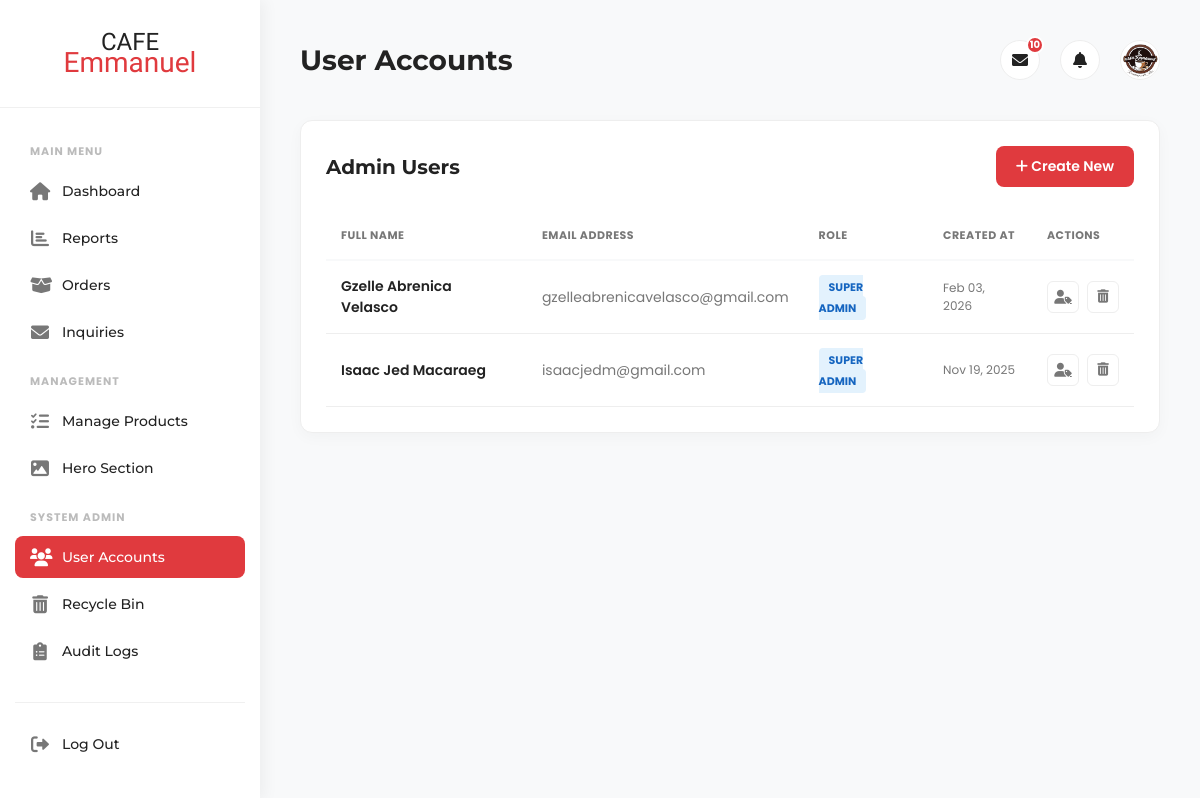
Page /user_accounts.php (signed in) on the committed database.
### tables this page shows
CREATE TABLE `users` (
  `id` int(10) UNSIGNED NOT NULL,
  `username` varchar(50) NOT NULL,
  `password` varchar(255) NOT NULL,
  `fullname` varchar(100) DEFAULT NULL,
  `email` varchar(100) NOT NULL,
  `contact` varchar(20) DEFAULT NULL,
  `gender` varchar(20) DEFAULT NULL,
  `is_verified` tinyint(1) DEFAULT 0,
  `role` enum('user','admin','super_admin') NOT NULL DEFAULT 'user',
  `profile_picture` varchar(255) DEFAULT NULL,
  `created_at` timestamp NOT NULL DEFAULT current_timestamp()
);

### user_accounts.php (the view, shortened to what this page needs)
<?php
include 'db_connect.php';
$inquiry_count_result = $conn->query("SELECT COUNT(*) as count FROM inquiries WHERE status = 'new'");
$unread_inquiries = $inquiry_count_result ? $inquiry_count_result->fetch_assoc()['count'] : 0;
$sql = "SELECT id, fullname, email, role, created_at FROM users WHERE role IN ('admin', 'super_admin') ORDER BY id DESC";
$result = $conn->query($sql);
?>
<!DOCTYPE html>
<html lang="en">
<head>
    <link rel="stylesheet" href="https://cdnjs.cloudflare.com/ajax/libs/font-awesome/6.4.0/css/all.min.css" />
</head>
<body>
    <?php include 'admin_sidebar.php'; ?>
    <main class="main-content">
        <header class="main-header">
            <h1>User Accounts</h1>
            <div class="header-icons">
                <div class="icon-container" id="messageIcon">
                    <i class="fas fa-envelope"></i>
                    <?php if($unread_inquiries > 0): ?>
                        <span class="header-badge"><?php echo $unread_inquiries; ?></span>
                    <?php endif; ?>
                </div>
                <div class="icon-container" id="notificationBell"><i class="fas fa-bell"></i></div>
                <div class="icon-container" id="profileIcon" style="border:none;">
                    <img src="logo.png" alt="Admin">
                </div>
            </div>
        </header>
        <div class="card">
            <div class="card-header">
                <h2>Admin Users</h2>
                <a href="create_admin_account.php" class="btn-add"><i class="fas fa-plus"></i> Create New</a>
            </div>
            <div style="overflow-x: auto;">
                <table class="user-table">
                    <thead>
                        <tr>
                            <th>Full Name</th>
                            <th>Email Address</th>
                            <th>Role</th>
                            <th>Created At</th>
                            <th>Actions</th>
                        </tr>
                    </thead>
                    <tbody>
                        <?php if ($result && $result->num_rows > 0): ?>
                            <?php while ($row = $result->fetch_assoc()): ?>
                                <tr>
                                    <td style="font-weight: 600;"><?php echo htmlspecialchars($row['fullname']); ?></td>
                                    <td style="color: var(--text-muted);"><?php echo htmlspecialchars($row['email']); ?></td>
                                    <td>
                                        <span class="role-badge role-<?php echo $row['role']; ?>">
                                            <?php echo str_replace('_', ' ', $row['role']); ?>
                                        </span>
                                    </td>
                                    <td style="font-size: 12px; color: var(--text-muted);">
                                        <?php echo date("M d, Y", strtotime($row['created_at'])); ?>
                                    </td>
                                    <td>
                                        <div class="action-icons">
                                            <a href="edit_role.php?id=<?php echo $row['id']; ?>" class="btn-icon" title="Edit Role"><i class="fas fa-user-tag"></i></a>
                                            <form action="user_actions.php" method="POST" style="display:inline;" onsubmit="return confirm('Are you sure you want to move this user to the recycle bin?');">
                                                <button type="submit" class="btn-icon" title="Move to Recycle Bin"><i class="fas fa-trash-alt"></i></button>
                                            </form>
                                        </div>
                                    </td>
                                </tr>
                            <?php endwhile; ?>
                        <?php else: ?>
                            <tr><td colspan="5" style="text-align:center; padding: 40px; color: var(--text-muted);">No admin accounts found.</td></tr>
                        <?php endif; ?>
                    </tbody>
                </table>
            </div>
        </div>
    </main>
</body>
</html>

### user_accounts.php (style rules this page uses)
:root { --primary-red: #E03A3E; --secondary-dark: #222222; --text-muted: #777777; --bg-light: #f8f9fa; --card-bg: #FFFFFF; --border-color: #eeeeee; --font-main: 'Poppins', sans-serif; --font-heading: 'Montserrat', sans-serif; }
* { box-sizing: border-box; margin: 0; padding: 0; }
body { font-family: var(--font-main); background-color: var(--bg-light); color: var(--secondary-dark); display: flex; height: 100vh; overflow: hidden; }
.main-content { flex-grow: 1; margin-left: 260px; width: calc(100% - 260px); height: 100vh; overflow-y: auto; padding: 40px; }
.main-header { display: flex; justify-content: space-between; align-items: center; margin-bottom: 40px; }
.main-header h1 { font-family: var(--font-heading); font-size: 28px; font-weight: 700; }
.header-icons { display: flex; align-items: center; gap: 20px; }
.icon-container { position: relative; cursor: pointer; width: 40px; height: 40px; background: white; border-radius: 50%; display: flex; align-items: center; justify-content: center; border: 1px solid var(--border-color); transition: 0.3s; }
.header-badge { position: absolute; top: -5px; right: -5px; background-color: var(--primary-red); color: white; border-radius: 50%; width: 18px; height: 18px; font-size: 10px; display: flex; align-items: center; justify-content: center; font-weight: bold; border: 2px solid #fff; }
.header-icons img { width: 40px; height: 40px; border-radius: 50%; border: 1px solid var(--border-color); }
.card { background: var(--card-bg); padding: 25px; border-radius: 12px; box-shadow: 0 4px 15px rgba(0,0,0,0.03); border: 1px solid var(--border-color); }
.card-header { display: flex; justify-content: space-between; align-items: center; margin-bottom: 25px; }
.card-header h2 { font-family: var(--font-heading); font-size: 20px; font-weight: 700; }
.user-table { width: 100%; border-collapse: collapse; }
.user-table th { text-align: left; padding: 15px; font-size: 11px; text-transform: uppercase; color: var(--text-muted); border-bottom: 2px solid var(--bg-light); letter-spacing: 0.5px; }
.user-table td { padding: 15px; border-bottom: 1px solid var(--border-color); font-size: 14px; vertical-align: middle; }
.role-badge { padding: 4px 10px; border-radius: 4px; font-size: 11px; font-weight: 700; text-transform: uppercase; }
.role-super_admin { background: #e3f2fd; color: #1565c0; }
.action-icons { display: flex; gap: 8px; }
.btn-icon { width: 32px; height: 32px; border-radius: 6px; display: flex; align-items: center; justify-content: center; border: 1px solid var(--border-color); background: white; cursor: pointer; transition: 0.2s; color: var(--text-muted); }
.btn-add { background: var(--primary-red); color: white; padding: 10px 20px; border-radius: 8px; text-decoration: none; font-size: 14px; font-weight: 600; transition: 0.3s; }

### admin_sidebar.php (style rules this page uses)
:root { --primary-red: #E03A3E; --sidebar-bg: #ffffff; --text-dark: #222222; --text-muted: #777777; --nav-hover-bg: #f8f9fa; --transition: all 0.3s ease; }

### rows in the picture
users: fullname "Gzelle Abrenica Velasco", email "gzelleabrenicavelasco@gmail.com", role "SUPER ADMIN", created_at "Feb 03, 2026"
users: fullname "Isaac Jed Macaraeg", email "isaacjedm@gmail.com", role "SUPER ADMIN", created_at "Nov 19, 2025"

### other values in the picture
$unread_inquiries "10"
